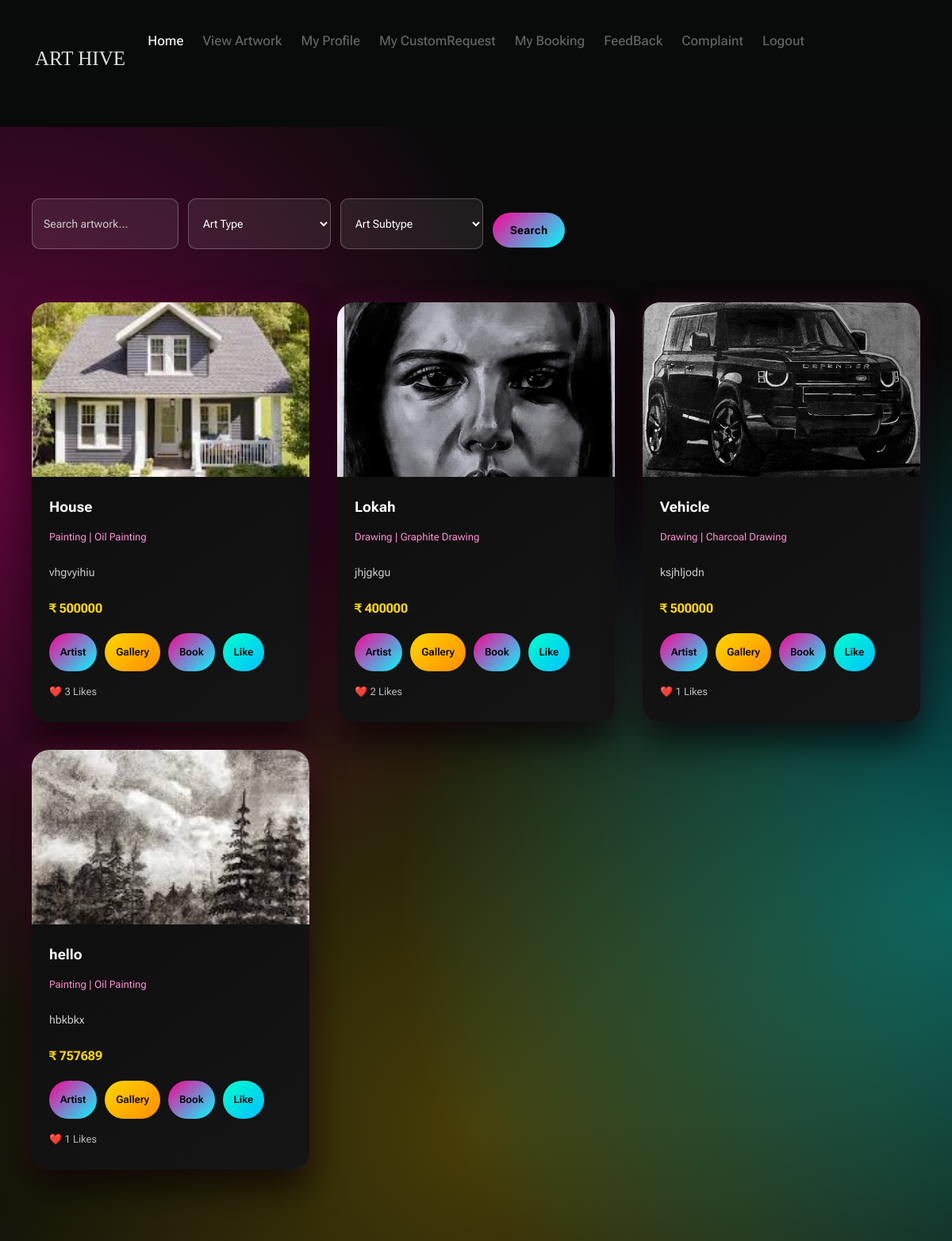
The page /User/ViewArtwork/ on the database as committed earlier.
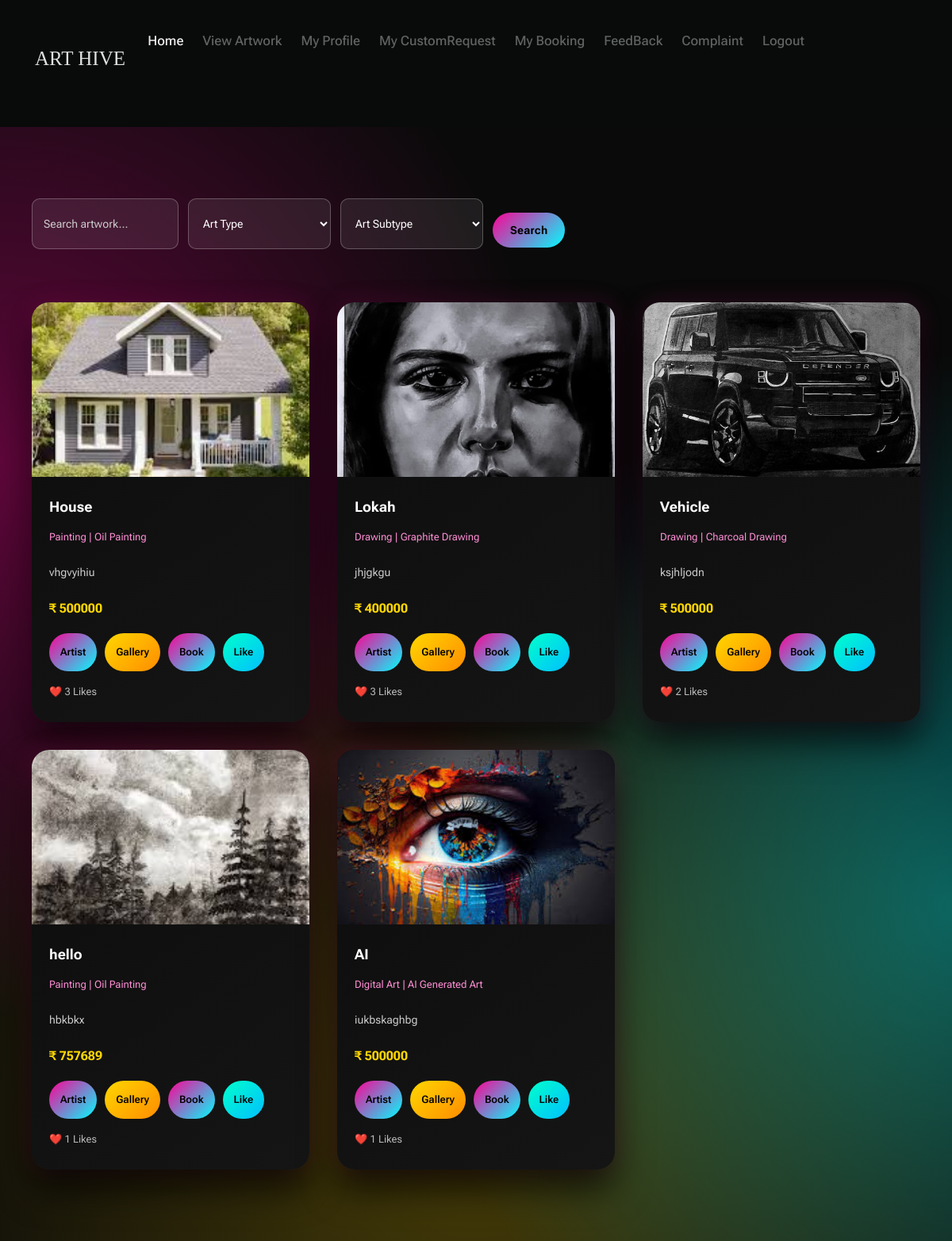
The same page on the database as committed later.
### Artist/models.py (models this page shows)
class tbl_artwork(models.Model):
    artwork_title=models.CharField(max_length=50)
    artwork_details=models.CharField(max_length=50)
    artwork_photo=models.FileField(upload_to="Assets/ArtistDocs/")
    artwork_price=models.CharField(max_length=50)
    artsubtype_id=models.ForeignKey(tbl_artsubtype,on_delete=models.CASCADE)
    artist=models.ForeignKey(tbl_artist,on_delete=models.CASCADE)

### Admin/models.py (models this page shows)
class tbl_artsubtype(models.Model):
    artsubtype_name=models.CharField(max_length=50)
    arttype=models.ForeignKey(tbl_arttype,on_delete=models.CASCADE)

class tbl_arttype(models.Model):
    arttype_name=models.CharField(max_length=50)

### User/views.py (the view)
# urls.py: path('ViewArtwork/',views.ViewArtwork, name="ViewArtwork"),
def ViewArtwork(request):
    arttypedata=tbl_arttype.objects.filter()
    user = request.session.get("uid")
    artworkData = tbl_artwork.objects.all()
    liked_artworks = tbl_like.objects.filter(user_id=user).values_list('artwork_id', flat=True)
    for art in artworkData:
        art.like_count = tbl_like.objects.filter(artwork_id=art.id).count()
        art.is_liked = art.id in liked_artworks
    return render(request, 'User/ViewArtwork.html', {"artworkData": artworkData,'arttypedata':arttypedata})

### User/Templates/User/ViewArtwork.html (shortened to what this page needs)
{% extends 'User/Header.html' %}
{% block content %}
<head>
</head>
<div class="full-width-art">
<div class="art-gallery-wrapper">
    <div class="art-search-bar">
        <input type="text" id="search_text" placeholder="Search artwork...">
        <select id="sel_arttype">
            <option value="">Art Type</option>
        </select>
        <select id="sel_artsubtype">
            <option value="">Art Subtype</option>
        </select>
        <button id="search_btn">Search</button>
    </div>
    <div class="art-grid">
        {% for i in artworkData %}
        <div class="art-card">
            <div class="art-image-box">
                <img src="{{ i.artwork_photo.url }}">
            </div>
            <div class="art-content">
                <div class="art-title">{{ i.artwork_title }}</div>
                <div class="art-type">
                    {{ i.artsubtype_id.arttype.arttype_name }} |
                    {{ i.artsubtype_id.artsubtype_name }}
                </div>
                <div class="art-details">
                    {{ i.artwork_details|truncatewords:18 }}
                </div>
                <div class="art-price">₹ {{ i.artwork_price }}</div>
                <div class="art-actions">
                    <a href="{% url 'User:ViewArtist' i.artist.id %}" class="art-btn">Artist</a>
                    <a href="{% url 'User:ViewGallery' i.id %}" class="art-btn secondary">Gallery</a>
                    <a href="{% url 'User:BookNow' i.id %}" class="art-btn">Book</a>
                    {% if i.is_liked %}
                        <a href="{% url 'User:Dislike' i.id %}" class="art-btn dislike">Dislike</a>
                    {% else %}
                        <a href="{% url 'User:Like' i.id %}" class="art-btn like">Like</a>
                    {% endif %}
                </div>
                <div class="art-like-count">
                    ❤️ {{ i.like_count }} Likes
                </div>
            </div>
        </div>
        {% endfor %}
    </div>
</div>
</div>
{% endblock %}

### User/Templates/User/Header.html (shortened to what this page needs)
{% load static %}
<!DOCTYPE html>
<html lang="en" class="no-js">
<head>
    <link rel="stylesheet" href="{% static 'Main/css/vendor.css' %}">
    <link rel="stylesheet" href="{% static 'Main/css/styles.css' %}">
</head>
<body id="top">
    <div id="page" class="">
        <header class="s-header">
            <div class="container s-header__content">
                <div class="s-header__block">
                    <div class="header-logo">
                        <a class="logo" href="index.html">
                            <h1 class="artifika-regular" style="font-size: 25px;">ART HIVE</h1>
                        </a>
                    </div>
                </div>
                <nav class="header-nav">
                    <ul class="header-nav__links">
                        <li class="current"><a class="" href="{% url 'User:HomePage' %}">Home</a></li>
                        <li><a class="" href="{% url 'User:ViewArtwork' %}">View Artwork</a></li>
                        <li><a class="" href="{% url 'User:MyProfile' %}">My Profile</a></li>
                        <li><a class="" href="{% url 'User:MyCustomRequest' %}">My CustomRequest</a></li>
                        <li><a class="" href="{% url 'User:MyBooking' %}">My Booking</a></li>
                        <li><a class="" href="{% url 'User:Feedback' %}">FeedBack</a></li>
                        <li><a class="" href="{% url 'User:Complaint' %}">Complaint</a></li>
                        <li><a class="" href="">Logout</a></li>
                    </ul>
            </div>
    </div>
    <section id="about" class="container s-about target-section">
        {% block content %}
        {% endblock %}
    </section>
</body>
</html>

### User/Templates/User/Header.html (style rules this page uses)
.artifika-regular { font-family: "Artifika", serif; font-weight: 400; font-style: normal; }

### User/Templates/User/ViewArtwork.html (style rules this page uses)
.full-width-art { width: 100vw; margin-left: calc(-50vw + 50%); }
.art-gallery-wrapper { min-height: 100vh; padding: 90px 40px; background: radial-gradient(circle at 0% 30%, rgba(255,0,150,0.35), transparent 45%), radial-gradient(circle at 100% 70%, rgba(0,255,255,0.35), transparent 45%), radial-gradient(circle at 50% 90%, rgba(255,215,0,0.25), transparent 55%), linear-gradient(180deg, #0a0a0a, #0a0a0a); }
.art-search-bar { display: flex; flex-wrap: wrap; gap: 12px; margin-bottom: 35px; align-items: center; }
.art-search-bar input, .art-search-bar select { padding: 10px 14px; border-radius: 10px; border: 1px solid rgba(255,255,255,0.25); background: rgba(255,255,255,0.08); color: #ffffff; font-size: 14px; outline: none; min-width: 180px; }
.art-search-bar select option { color: #000; }
.art-search-bar input::placeholder { color: #cccccc; }
.art-search-bar button { padding: 10px 22px; border-radius: 999px; border: none; font-size: 14px; font-weight: 700; cursor: pointer; background: linear-gradient(135deg, #ff0096, #00ffff); color: #000; }
.art-grid { display: grid; grid-template-columns: repeat(auto-fit, minmax(280px, 1fr)); gap: 35px; }
.art-card { background: linear-gradient(145deg, #0c0c0c, #151515); border-radius: 22px; overflow: hidden; box-shadow: 0 25px 45px rgba(0,0,0,0.7), 0 0 30px rgba(255,0,150,0.15); transition: transform 0.35s ease, box-shadow 0.35s ease; }
.art-image-box { height: 220px; overflow: hidden; }
.art-image-box img { width: 100%; height: 100%; object-fit: cover; }
.art-content { padding: 22px; }
.art-title { font-size: 18px; font-weight: 700; color: #ffffff; }
.art-type { font-size: 13px; color: #ff8fd6; margin: 6px 0 12px; }
.art-details { font-size: 14px; color: #cccccc; margin-bottom: 14px; }
.art-price { font-size: 16px; font-weight: 700; color: #ffd700; margin-bottom: 15px; }
.art-actions { display: flex; flex-wrap: wrap; gap: 10px; }
.art-btn { padding: 8px 14px; border-radius: 999px; font-size: 13px; font-weight: 600; text-decoration: none; color: #000; background: linear-gradient(135deg, #ff0096, #00ffff); }
.art-btn.secondary { background: linear-gradient(135deg, #ffd700, #ff8c00); }
.art-btn.like { background: linear-gradient(135deg, #00ffcc, #00bfff); }
.art-like-count { font-size: 13px; color: #bbbbbb; margin-top: 10px; }

Rows that differ between the two databases and show on the page:
computed for tbl_artwork "Lokah": like_count "2" → "3"
computed for tbl_artwork "Vehicle": like_count "1" → "2"
added tbl_artwork: artwork_photo (picture), artwork_title "AI", artsubtype_id.arttype.arttype_name "Digital Art", artsubtype_id.artsubtype_name "AI Generated Art", artwork_details "iukbskaghbg", artwork_price "500000", shows "Like", like_count "1"
